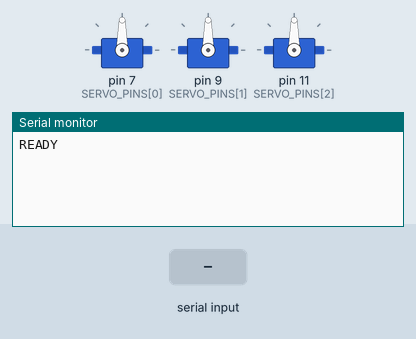
Bench run of a sketch on a simulated Arduino Uno, built with avr-gcc and run on an emulated ATmega328P. On the bench: 3 × servo, the last lines printed to the serial monitor. Inputs (shaded band) come from the test bench.

Above: at 1.2 s.
1.3 s: "CAPS\n" received over Serial
At 2.5 s:
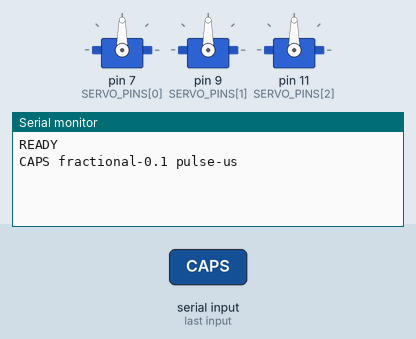
2.8 s: byte 10 ('\n') received over Serial
At 3.9 s:
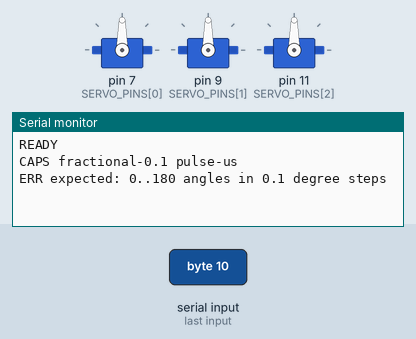

The sketch:

servo_controller.ino
```cpp
#include <Servo.h>
#include <stdlib.h>
#include <string.h>

const uint8_t SERVO_PINS[3] = {7, 9, 11};
const int PULSE_MIN_US = 544;
const int PULSE_MAX_US = 2400;
Servo servos[3];
char inputBuffer[32];
uint8_t inputLength = 0;
bool inputOverflow = false;

// Tenths of a degree. Preserve the original integer-angle pulse mapping.
void writeAngles(const int tenths[3]) {
  for (uint8_t i = 0; i < 3; i++) {
    const int pulse = PULSE_MIN_US +
        (long)tenths[i] * (PULSE_MAX_US - PULSE_MIN_US) / 1800;
    servos[i].writeMicroseconds(pulse);
  }
}

bool parseAngle(char *&cursor, int &tenths) {
  if (*cursor < '0' || *cursor > '9') return false;
  char *end;
  long whole = strtol(cursor, &end, 10);
  if (whole < 0 || whole > 180) return false;
  cursor = end;
  tenths = whole * 10;
  if (*cursor == '.') {
    cursor++;
    if (*cursor < '0' || *cursor > '9') return false;
    tenths += *cursor++ - '0';
  }
  return tenths <= 1800;
}

void printAngle(int tenths) {
  Serial.print(tenths / 10);
  if (tenths % 10) {
    Serial.print('.');
    Serial.print(tenths % 10);
  }
}

void handleCommand(char *command) {
  if (strcmp(command, "CAPS") == 0) {
    Serial.println("CAPS fractional-0.1 pulse-us");
    return;
  }
  int tenths[3];
  char *cursor = command;
  for (uint8_t i = 0; i < 3; i++) {
    if (!parseAngle(cursor, tenths[i]) ||
        (i < 2 ? *cursor != ',' : *cursor != '\0')) {
      Serial.println("ERR expected: 0..180 angles in 0.1 degree steps");
      return;
    }
    if (i < 2) cursor++;
  }
  writeAngles(tenths);
  Serial.print("OK ");
  for (uint8_t i = 0; i < 3; i++) {
    if (i) Serial.print(',');
    printAngle(tenths[i]);
  }
  Serial.println();
}

void setup() {
  Serial.begin(115200);
  for (uint8_t i = 0; i < 3; i++) {
    servos[i].attach(SERVO_PINS[i], PULSE_MIN_US, PULSE_MAX_US);
  }
  const int initial[3] = {900, 900, 900};
  writeAngles(initial);
  Serial.println("READY");
}

void loop() {
  while (Serial.available() > 0) {
    const char incoming = Serial.read();
    if (incoming == '\n') {
      inputBuffer[inputLength] = '\0';
      if (inputOverflow) Serial.println("ERR command too long");
      else handleCommand(inputBuffer);
      inputLength = 0;
      inputOverflow = false;
    } else if (incoming != '\r') {
      if (inputLength < sizeof(inputBuffer) - 1) inputBuffer[inputLength++] = incoming;
      else inputOverflow = true;
    }
  }
}
```

Measured:
- after the input at 1.3 s, the serial monitor: prints a new line at once (image 1)
- after the input at 2.8 s, the serial monitor: prints a new line at once (image 2)
